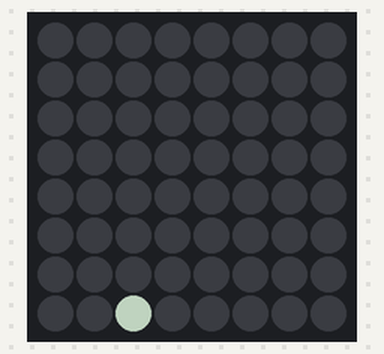
The program below on a simulated Raspberry Pi (BCM pin numbers) with a Sense HAT. Shown: the Sense HAT's 8×8 RGB LED matrix. Dim RGB values are drawn brighter than linear; random numbers come from a fixed seed; what the program prints to the terminal is not drawn.

Above: at 0.07 s.
At 4.58 s:
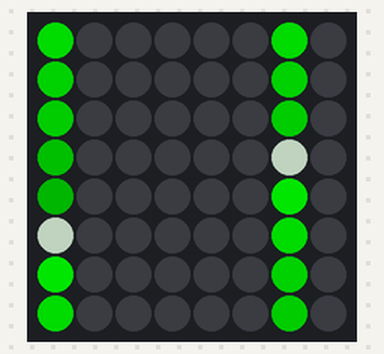
At 10.67 s:
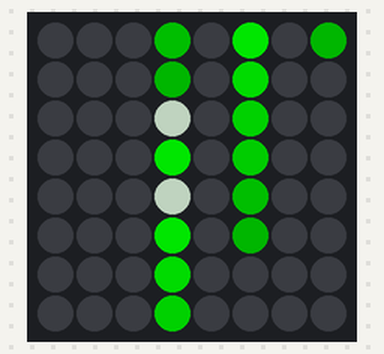
At 20.66 s:
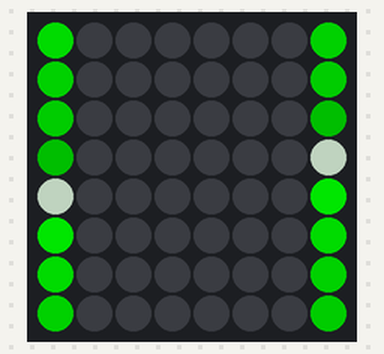
At 29.58 s:
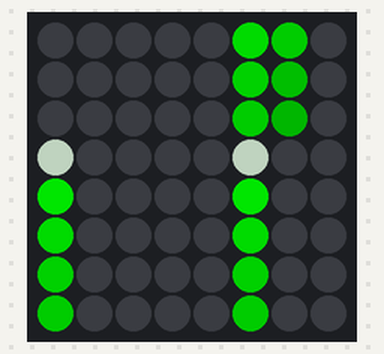
At 39.92 s:
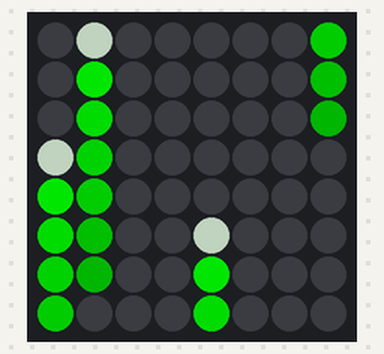

The program:

matrix_sense.py
```python
#!/usr/bin/env python

import time
from random import randint
from sense_hat import SenseHat
sense = SenseHat()

print("""Matrix

Follow the white rabbit...
""")

sense.set_rotation(0)
sense.low_light = True

wrd_rgb = [[154, 173, 154], [0, 255, 0], [0, 200, 0], [0, 162, 0], [0, 145, 0], [0, 96, 0], [0, 74, 0], [0, 0, 0,]]

clock = 0

blue_pilled_population = [[randint(0,7), 7]]
while True:
        for person in blue_pilled_population:
                y = person[1]
                for rgb in wrd_rgb:
                        if (y <= 7) and (y >= 0):
                                sense.set_pixel(person[0], y, rgb[0], rgb[1], rgb[2])
                        y += 1
                person[1] -= 1
        #unicorn.show()
        time.sleep(0.1)
        clock += 1
        if clock % 5 == 0:
                blue_pilled_population.append([randint(0,7), 7])
        if clock % 7 == 0:
                blue_pilled_population.append([randint(0,7), 7])
        while len(blue_pilled_population) > 100:
                blue_pilled_population.pop(0)
```
